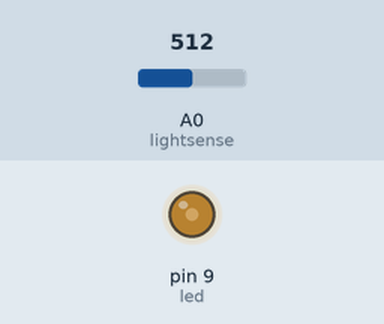
The sketch below on a simulated Arduino Uno, built with avr-gcc and run on an emulated ATmega328P. On the bench: output pins drawn as LEDs (lit = HIGH). The test bench sets the inputs (shaded band); at power-on: A0 (lightsense) = 512.

Above: at 1.2 s.
1.3 s: A0 (lightsense) set to 586
2.8 s: A0 (lightsense) set to 609
At 3.8 s:
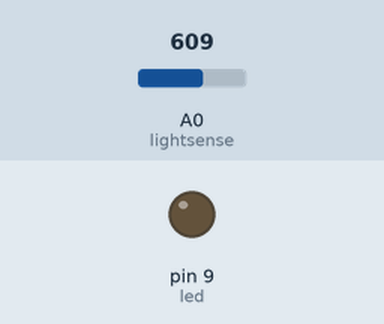
4.3 s: A0 (lightsense) set to 390
At 4.9 s:
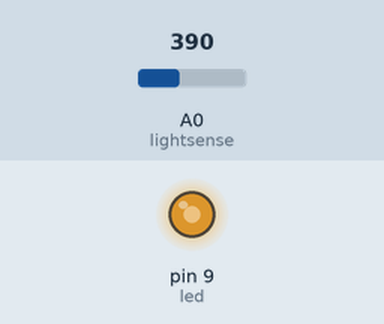
5.8 s: A0 (lightsense) set to 290
At 6.1 s:
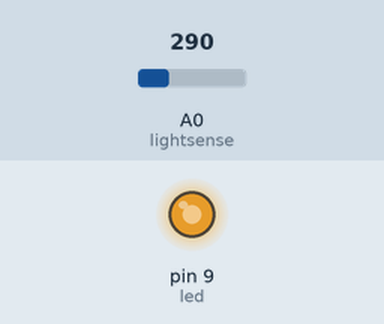
7.3 s: A0 (lightsense) set to 306
At 8.4 s:
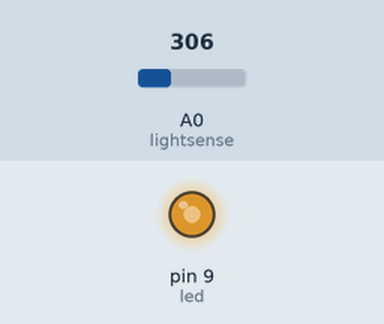
8.8 s: A0 (lightsense) set to 486
At 9.6 s:
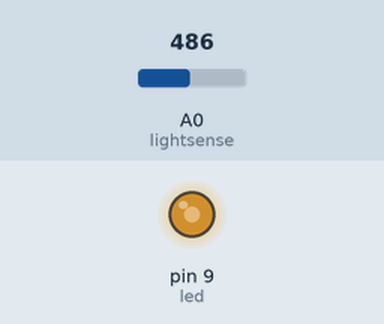
10.3 s: A0 (lightsense) set to 516
At 10.7 s:
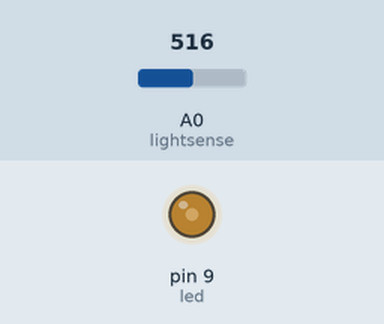
Timing chart, 0 to 12.8 s (numbered marks = the images above; inputs shaded):
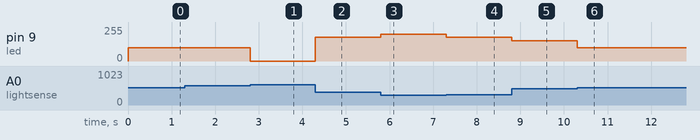

Measured:
- the behaviour switches between 599 and 600 on A0 (lightsense) (found by bisection; images 0 and 1)
- the behaviour switches between 499 and 500 on A0 (lightsense) (found by bisection; images 5 and 6)
- after the input at 1.3 s, every drawn part: stays the same
- after the input at 2.8 s, pin 9 (led): 100/255 → 0/255 at once
- after the input at 4.3 s, pin 9 (led): 0/255 → 177/255 at once
- after the input at 5.8 s, pin 9 (led): 177/255 → 200/255 at once
- after the input at 7.3 s, pin 9 (led): 200/255 → 177/255 at once
- after the input at 8.8 s, pin 9 (led): 177/255 → 151/255 at once
- after the input at 10.3 s, pin 9 (led): 151/255 → 100/255 at once

The sketch:

Hallway.ino
```cpp
int led = 9;
int brightness = 0;
int fadeamount = 5;
int lightsense = A0;
int sensorval = 0;

void setup() {
  // declare pin 9 to be an output:
  Serial.begin(9600);
  pinMode(led, OUTPUT);
}

void loop() {
    sensorval = analogRead(lightsense);
    if (sensorval >=600){
		analogWrite(led,0);
    } else if (sensorval >=500 and sensorval <600){
		analogWrite(led,100);
    } else if (sensorval >=400 and sensorval <500){
		analogWrite(led,151);
    } else if (sensorval >=300 and sensorval <400){
		analogWrite(led,177);
    } else if (sensorval >=200 and sensorval <300){
		analogWrite(led,200);
    } else if (sensorval >=100 and sensorval <200){
		analogWrite(led,226);
    } else {
		analogWrite(led,255);
    }
}
```
